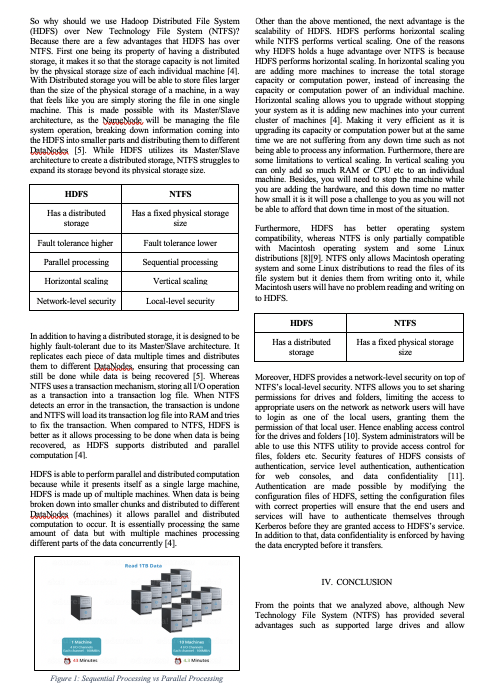
#> input picture twoTables.png, 972 x 1376 px (shown at 1/2 size)
$ python Textv2SJ.py
#> lines starting #> are read from the running program, lines starting #| are printed output that depends on the picture; after the words box and inside, x2 and y2 are one past the last pixel; in counts of white or black regions, pixels touching at a corner belong together
import cv2
import numpy as np

doc = cv2.imread('twoTables.png')
#> doc is the input picture: shape (1376, 972, 3); mean B, G, R 224.9, 224.7, 224.4
gray = cv2.cvtColor(doc, cv2.COLOR_BGR2GRAY)

gray = cv2.bitwise_not(gray)
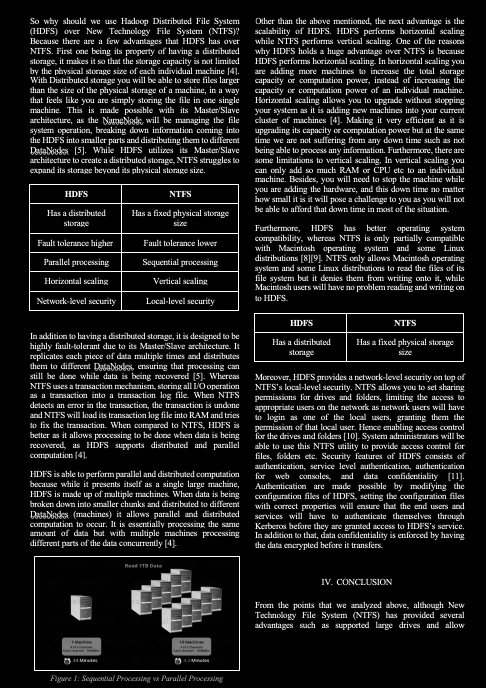
#> gray: shape (1376, 972) (shown at 1/2 size); min 0, max 255, mean 30.4
bw = cv2.adaptiveThreshold(gray, 255, cv2.ADAPTIVE_THRESH_MEAN_C, cv2.THRESH_BINARY, 15, -2)
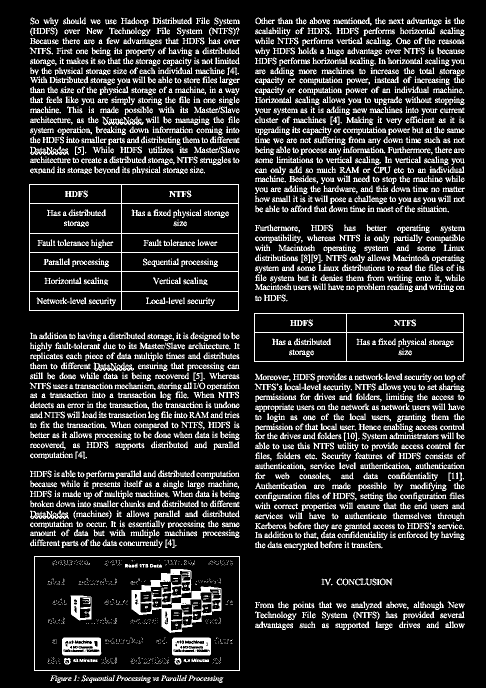
#> bw: shape (1376, 972) (shown at 1/2 size); 15.7% white in thin lines or dots, all inside (x1, y1, x2, y2) = (58, 35, 931, 1366)

horizontal = bw.copy()
vertical = bw.copy()

cols = horizontal.shape[1]
#> cols = 972
horizontal_size = cols // 30
#> horizontal_size = 32
# Create structure element for extracting horizontal lines through morphology operations
horizontalStructure = cv2.getStructuringElement(cv2.MORPH_RECT, (horizontal_size, 1))
rHorizontalStructure = np.rot90(horizontalStructure,2)
# Apply morphology operations
horizontal = cv2.erode(horizontal, horizontalStructure)
#> horizontal: shape (1376, 972); 0.83% white in thin lines or dots, all inside (x1, y1, x2, y2) = (74, 245, 913, 1342)
horizontal = cv2.dilate(horizontal, rHorizontalStructure)
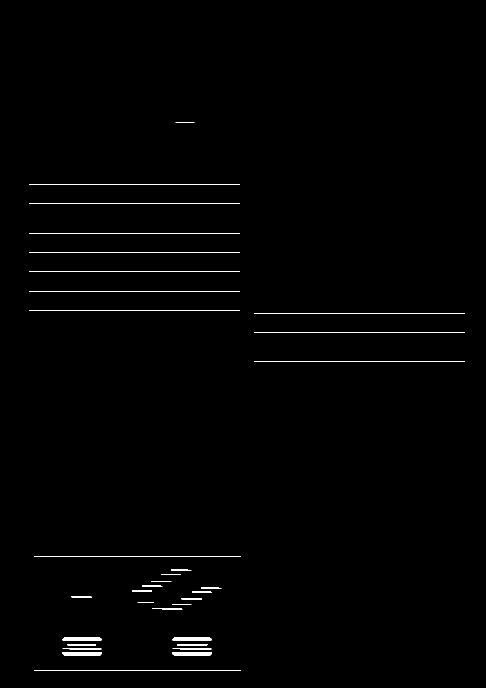
#> horizontal: shape (1376, 972) (shown at 1/2 size); 1% white in thin lines or dots, all inside (x1, y1, x2, y2) = (59, 245, 929, 1342)

rows = vertical.shape[0]
#> rows = 1376
verticalsize = rows // 30
#> verticalsize = 45
# Create structure element for extracting vertical lines through morphology operations
verticalStructure = cv2.getStructuringElement(cv2.MORPH_RECT, (1, verticalsize))
#> verticalStructure = 45 values from 1 to 1
rVerticalStructure = np.rot90(verticalStructure,2)
#> rVerticalStructure = 45 values from 1 to 1
# Apply morphology operations
vertical = cv2.erode(vertical, verticalStructure)
#> vertical: shape (1376, 972); 0.18% white in thin lines or dots, all inside (x1, y1, x2, y2) = (58, 390, 928, 1320)
vertical = cv2.dilate(vertical, rVerticalStructure)
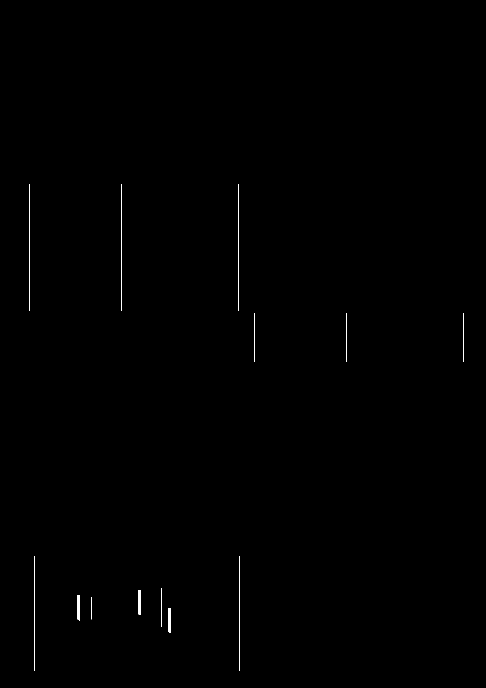
#> vertical: shape (1376, 972) (shown at 1/2 size); 0.29% white in thin lines or dots, all inside (x1, y1, x2, y2) = (58, 368, 928, 1342)

mask = horizontal + vertical

sE = cv2.getStructuringElement(cv2.MORPH_CROSS,(3,3))
erosion = cv2.erode(mask,sE)
opening = cv2.morphologyEx(mask,cv2.MORPH_OPEN,sE)

joints = cv2.bitwise_and(horizontal, vertical, 100)
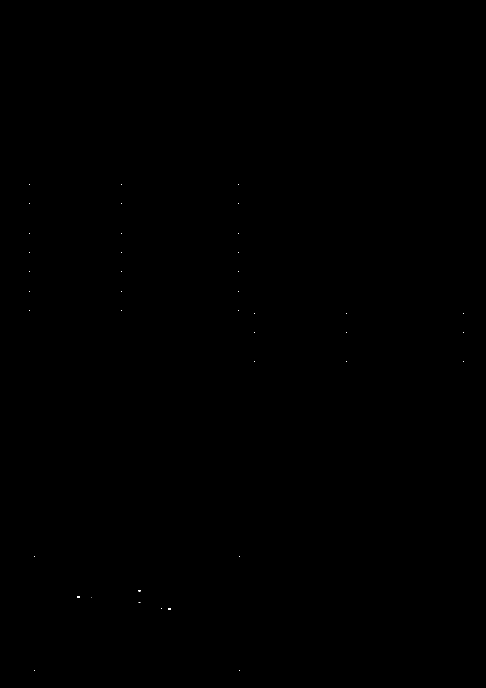
#> joints: shape (1376, 972) (shown at 1/2 size); 0.01% white in thin lines or dots, all inside (x1, y1, x2, y2) = (59, 368, 928, 1342)
print(len(erosion[erosion > 0]))
#| 2418
#cv2.imshow('joints', joints)
#cv2.waitKey()

cnts = cv2.findContours(mask, cv2.RETR_EXTERNAL, cv2.CHAIN_APPROX_SIMPLE)
#> cnts = 4 contours, 1 with area under 20; largest, box (x1, y1, x2, y2) and area: (58, 368, 479, 622) 106020, (68, 1112, 481, 1342) 94122, (508, 626, 929, 724) 40648
cnts = cnts[0] if len(cnts) == 2 else cnts[1]

for c in cnts:
    x,y,w,h = cv2.boundingRect(c)
    cv2.rectangle(doc, (x, y), (x + w, y + h), (0,255,0), 3)
#> this loop made 4 passes
#> (x, y, w, h) on passes 1 to 3: (68, 1112, 413, 230), (508, 626, 421, 98), (58, 368, 421, 254)
#> (c, x, y, w, h) on pass 4: ([[351, 245], [388, 245]], 351, 245, 38, 1)
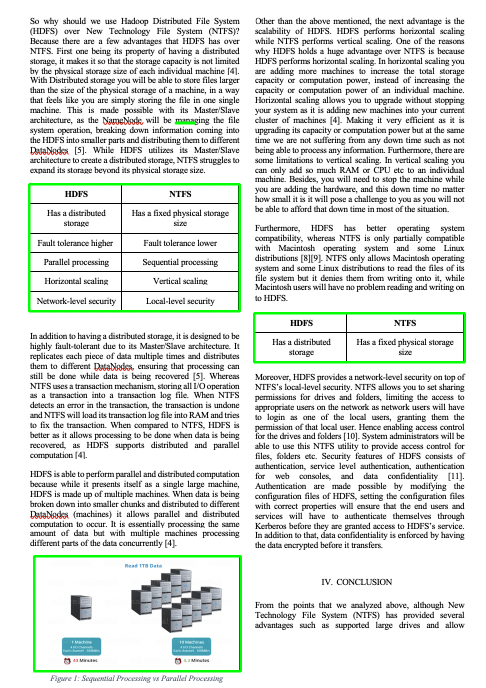
#> doc: shape (1376, 972, 3) (shown at 1/2 size); 1.39% of pixels changed, all inside (x1, y1, x2, y2) = (56, 243, 932, 1345)

# [22 lines of commented-out code are left out]
cv2.namedWindow('mask', cv2.WINDOW_NORMAL)
mask = cv2.resize(mask, (1000, 900))
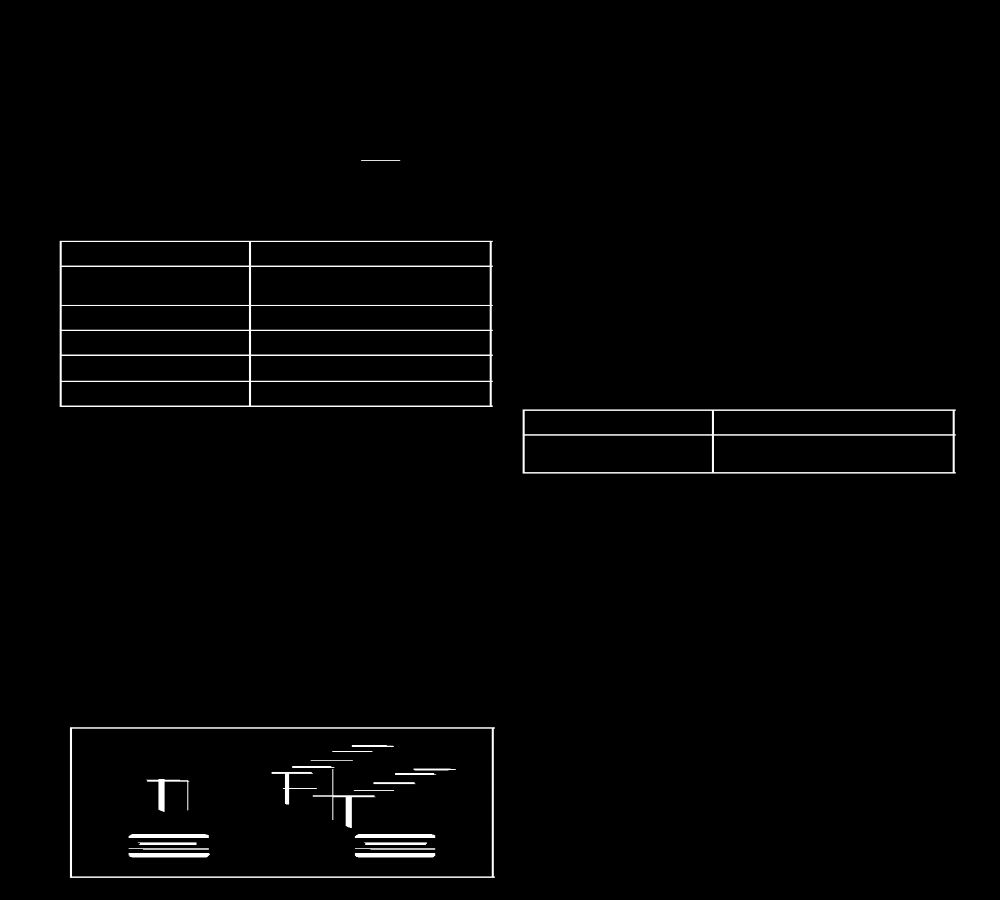
#> mask: shape (900, 1000); min 0, max 255, mean 3.5
cv2.imshow("mask", mask)
cv2.imshow("opening",erosion)
cv2.waitKey()
cv2.destroyAllWindows()

$ run again, with Document1.png copied over twoTables.png
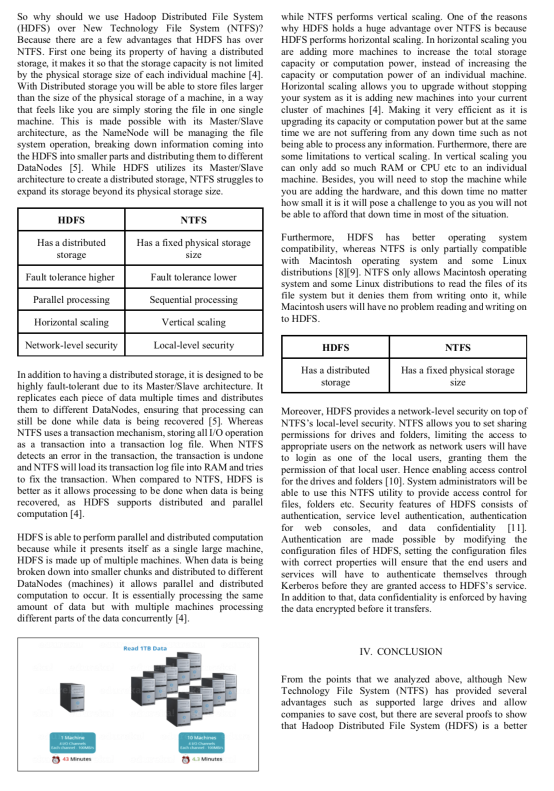
#> input picture Document1.png, 1108 x 1582 px (shown at 1/2 size)
#> doc is the input picture: shape (1582, 1108, 3); mean B, G, R 230.1, 230, 229.5
#> `bw = cv2.adaptiveThreshold(gray, 255, cv2.ADAPTIVE_THRESH_MEAN_C, cv2...`:
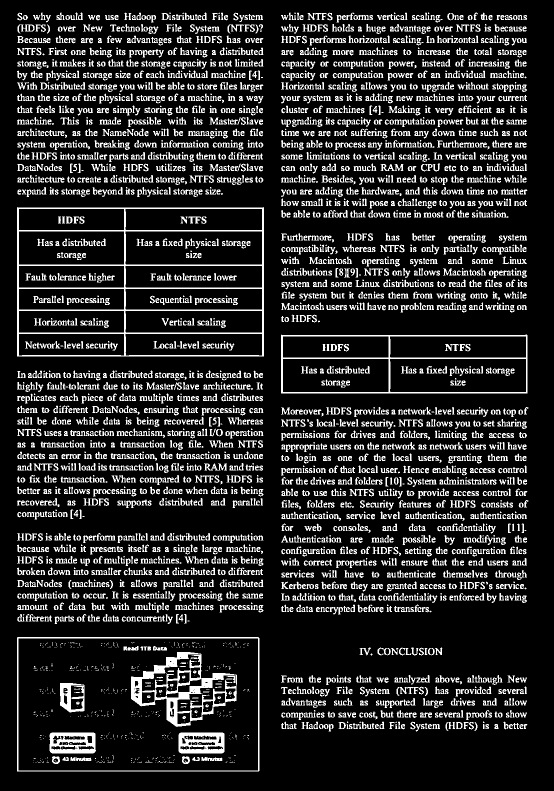
#> bw: shape (1582, 1108) (shown at 1/2 size); 15.8% white in thin lines or dots, all inside (x1, y1, x2, y2) = (34, 25, 1057, 1543)
#> joints: shape (1582, 1108); 0.02% white in thin lines or dots, all inside (x1, y1, x2, y2) = (35, 415, 1055, 1543)
#| 11427
#> cnts = 3 contours; box (x1, y1, x2, y2) and area: (34, 415, 529, 714) 146450, (34, 1274, 520, 1544) 129716, (562, 670, 1056, 788) 57089
#> the loop `for c in cnts:` made 3 passes
#> (x, y, w, h) on passes 1 to 3: (34, 1274, 486, 270), (562, 670, 494, 118), (34, 415, 495, 299)
#> `mask = cv2.resize(mask, (1000, 900))`:
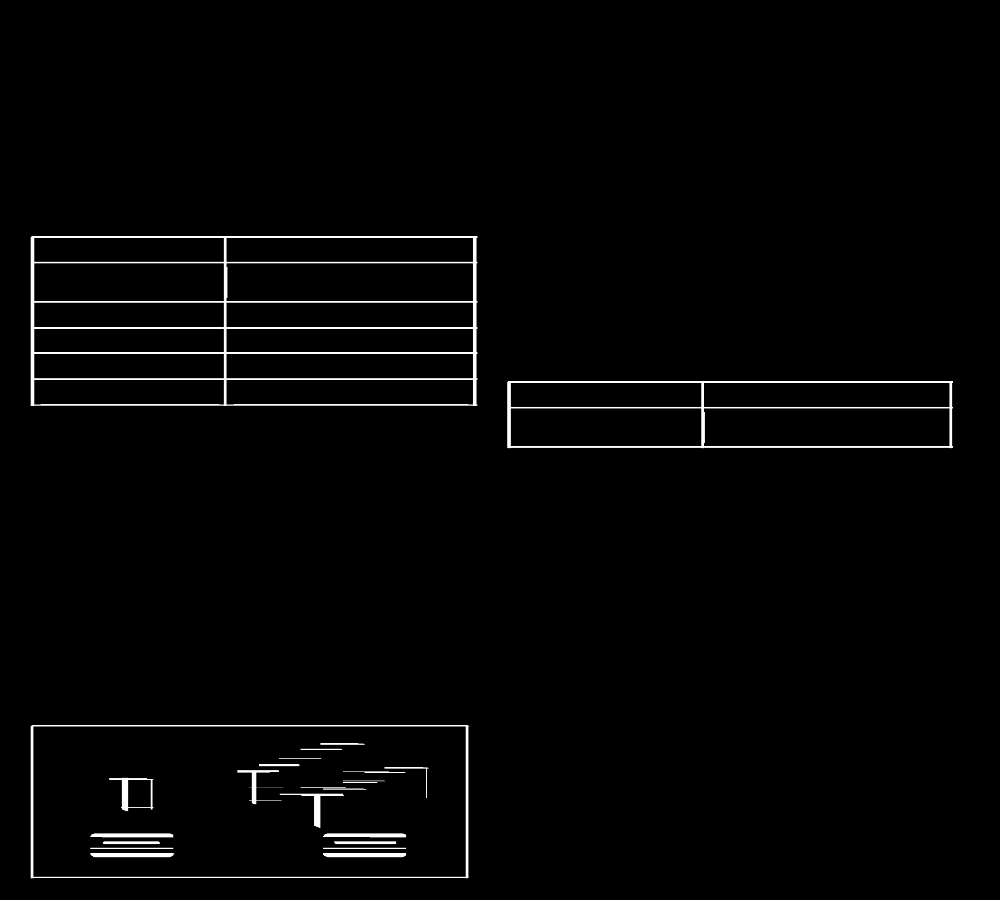
#> mask: shape (900, 1000); min 0, max 255, mean 4.4

$ run again, with Document2.png copied over twoTables.png
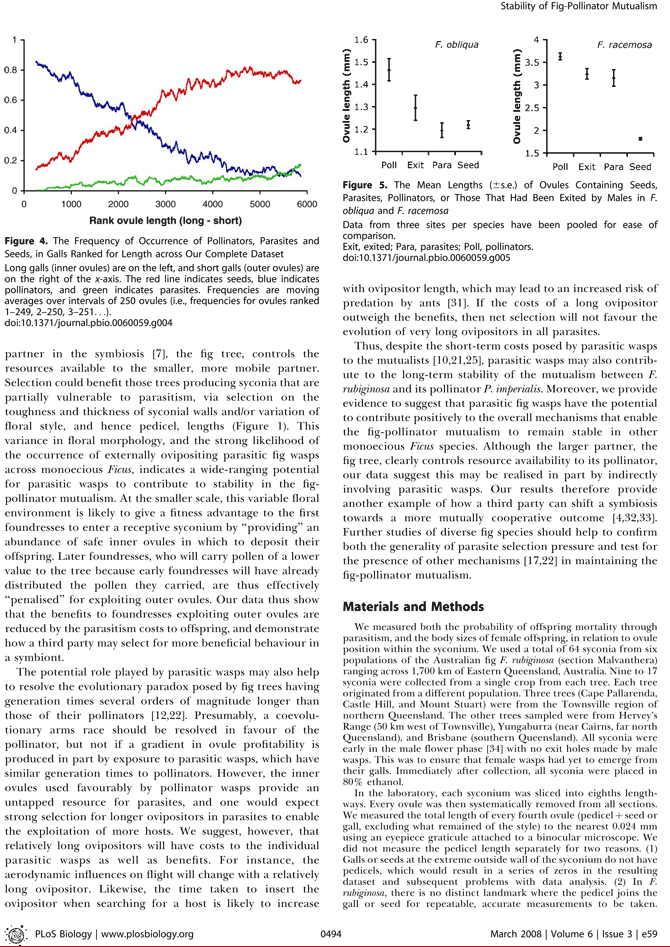
#> input picture Document2.png, 670 x 947 px
#> doc is the input picture: shape (947, 670, 3); mean B, G, R 233.2, 233.1, 233.5
#> `bw = cv2.adaptiveThreshold(gray, 255, cv2.ADAPTIVE_THRESH_MEAN_C, cv2...`:
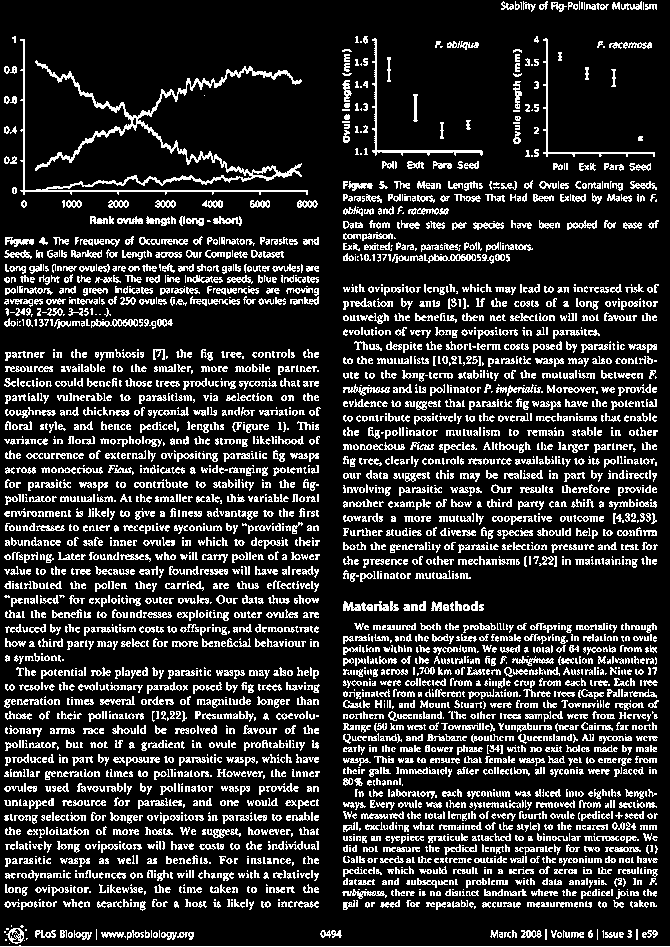
#> bw: shape (947, 670); 17.7% white in thin lines or dots
#> joints: shape (947, 670); 0% white in thin lines or dots, all inside (x1, y1, x2, y2) = (23, 150, 548, 192)
#| 111
#> cnts = 6 contours, 3 with area under 20; largest, box (x1, y1, x2, y2) and area: (21, 39, 309, 195) 442, (373, 38, 484, 156) 326, (544, 38, 656, 157) 230
#> the loop `for c in cnts:` made 6 passes
#> (c, x, y, w, h) on passes 1 to 3: ([[0, 946], [669, 946]], 0, 946, 670, 1), ([[48, 187], [71, 187]], 48, 187, 24, 1), ([[95, 182], [116, 182]], 95, 182, 22, 1)
#> `mask = cv2.resize(mask, (1000, 900))`:
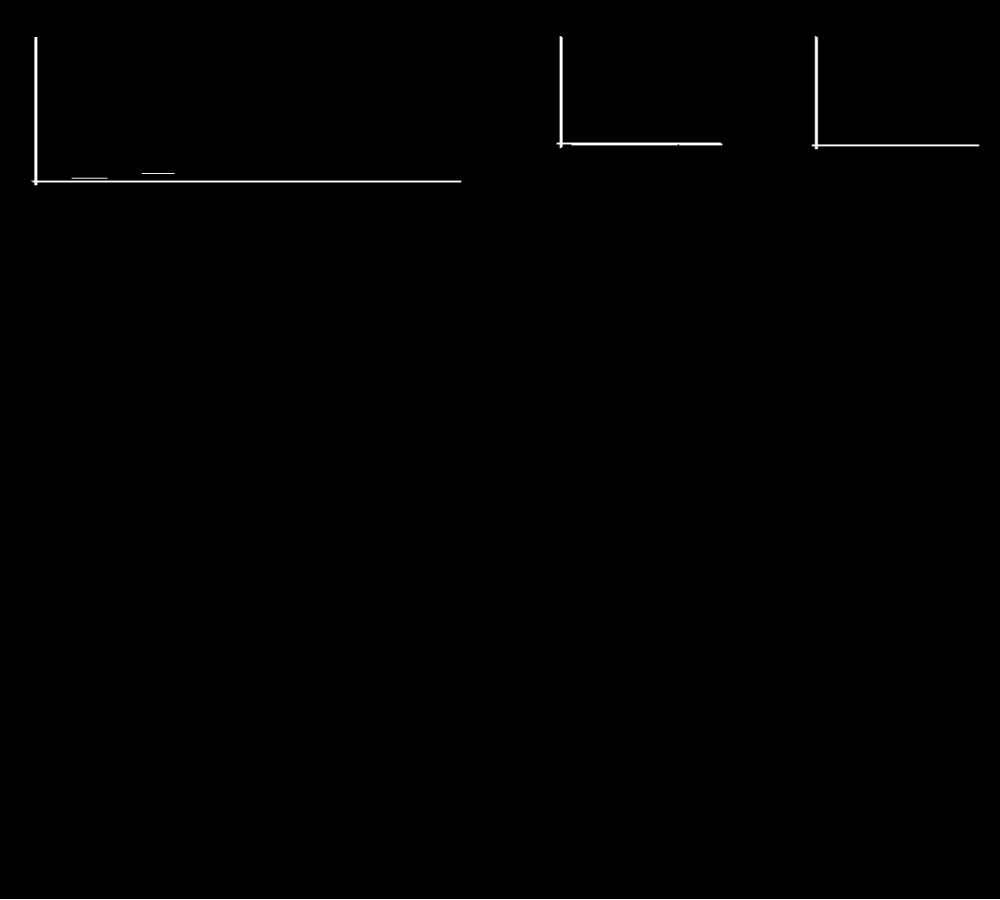
#> mask: shape (900, 1000); min 0, max 255, mean 1.1

$ run again, with Page1.png copied over twoTables.png
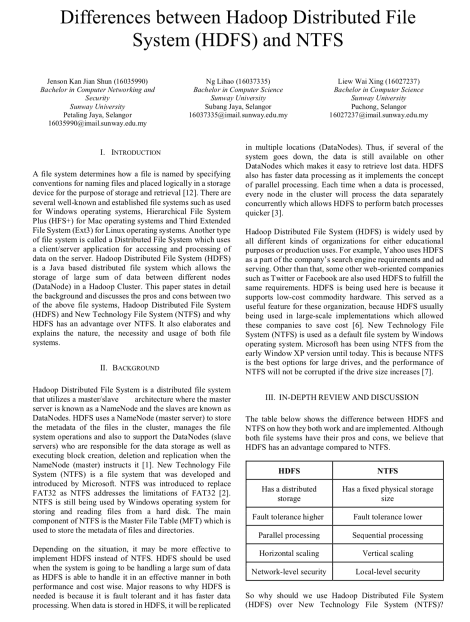
#> input picture Page1.png, 939 x 1243 px (shown at 1/2 size)
#> doc is the input picture: shape (1243, 939, 3); min 0, max 255, mean 234
#> bw: shape (1243, 939); 14.5% white in thin lines or dots, all inside (x1, y1, x2, y2) = (65, 19, 888, 1220)
#> joints: shape (1243, 939); 0.01% white in thin lines or dots, all inside (x1, y1, x2, y2) = (491, 921, 888, 1162)
#| 2338
#> `cnts = cv2.findContours(mask, cv2.RETR_EXTERNAL, cv2.CHAIN_APPROX_SIMP..`: cnts = 1 contour; box (x1, y1, x2, y2) and area: (491, 921, 888, 1162) 95040
#> `cnts = cnts[0] if len(cnts) == 2 else cnts[1]`: cnts = [[[491, 921], [491, 1161], [887, 1161], [887, 921]]]
#> the loop `for c in cnts:` made 1 pass
#> (c, x, y, w, h) on pass 1: ([[491, 921], [491, 1161], [887, 1161], [887, 921]], 491, 921, 397, 241)
#> `mask = cv2.resize(mask, (1000, 900))`:
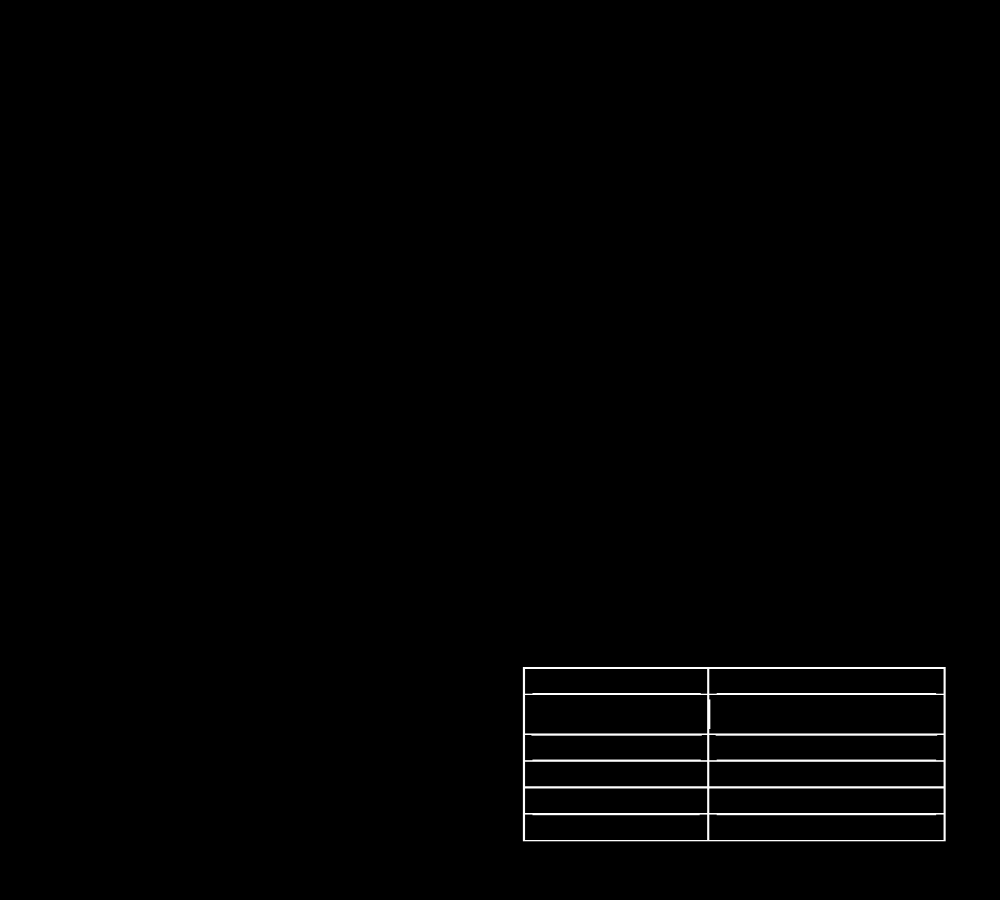
#> mask: shape (900, 1000); min 0, max 255, mean 2
